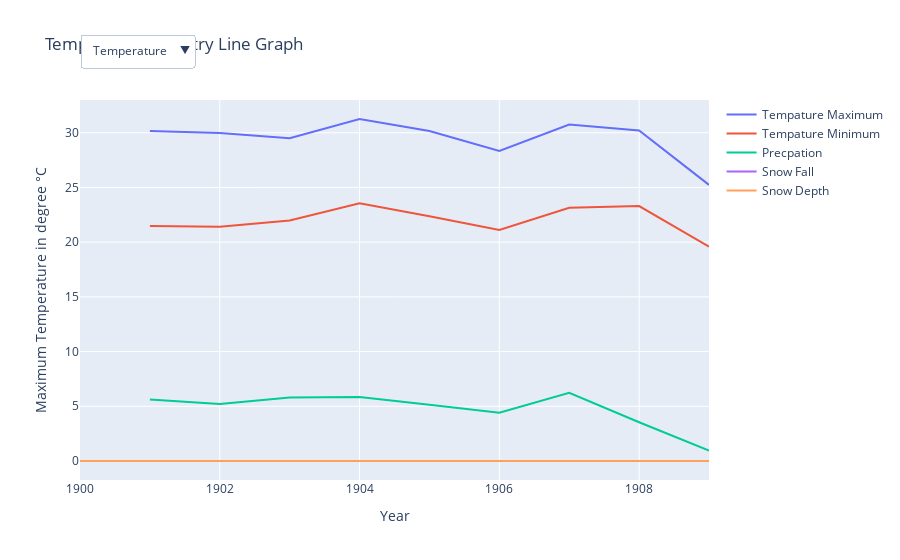

The notebook cell this image was saved under:
### Markdown cell above
### Trends
Are there discerbinle trends in temperature and precipitation over the given time period, globally and across different regions/countries?
Are there any extreme weather events that show a significant increase in frequency or itensity over time

### Code cell
# path to data
data_loc = r'Filtered Data\Data Aggregation'

# list to store DataFrame from each CSV file
dfs = {}

# loop through each file and add to list
for file in os.listdir(data_loc):
    if 'yearly' in file:
        key_dic = code_keydic()
        country, ext = file.split('.')
        country_name =  key_dic[country[-2:]]

        file_path = os.path.join(data_loc, file)
        df = pd.read_csv(file_path)
        dfs[country_name] = df

# dataframe to plot on graph and time values
year_value = list(range(1900, 2024))
final_dfs = pd.concat(list(dfs.values()), ignore_index=True)

# create traces for each line
tmax_traces, tmin_traces, precp_traces, snow_traces, snowD_traces= [], [], [], [], []

trace = go.Scatter(x=year_value, y=df['TMAX'], mode='lines', name='Tempature Maximum')
tmax_traces.append(trace)

trace = go.Scatter(x=year_value, y=df['TMIN'], mode='lines', name='Tempature Minimum')
tmin_traces.append(trace)

trace = go.Scatter(x=year_value, y=df['PRCP'], mode='lines', name='Precpation')
precp_traces.append(trace)

trace = go.Scatter(x=year_value, y=df['SNOW'], mode='lines', name='Snow Fall')
snow_traces.append(trace)

trace = go.Scatter(x=year_value, y=df['SNWD'], mode='lines', name='Snow Depth')
snowD_traces.append(trace)

# Define the initial data to be displayed
initial_traces = tmax_traces + tmin_traces + precp_traces + snow_traces + snowD_traces

# graph layout
graph_layout = go.Layout(title='Temperature Country Line Graph',
                         xaxis=dict(title='Year'),
                         yaxis=dict(title='Maximum Temperature in degree °C'),
                         updatemenus=[
                             dict(
                                 buttons=list([
                                     dict(label='Temperature',
                                          method='update',
                                          args=[{'visible': [True] * len(tmax_traces) + [True] * len(tmin_traces) + [False] * (len(initial_traces) - len(tmax_traces) - len(tmin_traces))},
                                                {'title': 'Maximum and Minimum Temperature',
                                                 'yaxis': {'title': 'Temperature in degree °C'}}]),
                                     
                                     dict(label='Precipitation',
                                          method='update',
                                          args=[{'visible': [False] * (len(tmax_traces) + len(tmin_traces)) + [True] * len(precp_traces) + [True] * len(snow_traces) + [True] * len(snowD_traces)},
                                                {'title': 'Precipitation',
                                                 'yaxis': {'title': 'Precipitation in mm'}}]),
                                 ]),
                                 direction='down',
                                 pad={'r': 10, 't': 10},
                                 showactive=True,
                                 x=0,
                                 xanchor='left',
                                 y=1.2,
                                 yanchor='top'
                             ),
                         ])
# Create the figure
fig = go.Figure(data=initial_traces, layout=graph_layout)

# Show the figure
fig.show()

### Figure 1 — Plotly figure (JSON) as saved in the notebook; plotly's stock layout.template omitted (floating-point values rounded to 4 significant figures)
{"data": [{"mode": "lines", "name": "Tempature Maximum", "type": "scatter", "x": [1900, 1901, 1902, 1903, 1904, 1905, 1906, 1907, 1908, 1909, 1910, 1911, 1912, 1913, 1914, 1915, 1916, 1917, 1918, 1919, 1920, 1921, 1922, 1923, 1924, 1925, 1926, 1927, 1928, 1929, 1930, 1931, 1932, 1933, 1934, 1935, 1936, 1937, 1938, 1939, 1940, 1941, 1942, 1943, 1944, 1945, 1946, 1947, 1948, 1949, 1950, 1951, 1952, 1953, 1954, 1955, 1956, 1957, 1958, 1959, 1960, 1961, 1962, 1963, 1964, 1965, 1966, 1967, 1968, 1969, 1970, 1971, 1972, 1973, 1974, 1975, 1976, 1977, 1978, 1979, 1980, 1981, 1982, 1983, 1984, 1985, 1986, 1987, 1988, 1989, 1990, 1991, 1992, 1993, 1994, 1995, 1996, 1997, 1998, 1999, 2000, 2001, 2002, 2003, 2004, 2005, 2006, 2007, 2008, 2009, 2010, 2011, 2012, 2013, 2014, 2015, 2016, 2017, 2018, 2019, 2020, 2021, 2022, 2023], "y": [null, 30.17, 29.98, 29.5, 31.26, 30.17, 28.34, 30.76, 30.2, 25.24]}, {"mode": "lines", "name": "Tempature Minimum", "type": "scatter", "x": [1900, 1901, 1902, 1903, 1904, 1905, 1906, 1907, 1908, 1909, 1910, 1911, 1912, 1913, 1914, 1915, 1916, 1917, 1918, 1919, 1920, 1921, 1922, 1923, 1924, 1925, 1926, 1927, 1928, 1929, 1930, 1931, 1932, 1933, 1934, 1935, 1936, 1937, 1938, 1939, 1940, 1941, 1942, 1943, 1944, 1945, 1946, 1947, 1948, 1949, 1950, 1951, 1952, 1953, 1954, 1955, 1956, 1957, 1958, 1959, 1960, 1961, 1962, 1963, 1964, 1965, 1966, 1967, 1968, 1969, 1970, 1971, 1972, 1973, 1974, 1975, 1976, 1977, 1978, 1979, 1980, 1981, 1982, 1983, 1984, 1985, 1986, 1987, 1988, 1989, 1990, 1991, 1992, 1993, 1994, 1995, 1996, 1997, 1998, 1999, 2000, 2001, 2002, 2003, 2004, 2005, 2006, 2007, 2008, 2009, 2010, 2011, 2012, 2013, 2014, 2015, 2016, 2017, 2018, 2019, 2020, 2021, 2022, 2023], "y": [null, 21.47, 21.42, 21.98, 23.55, 22.38, 21.11, 23.14, 23.3, 19.6]}, {"mode": "lines", "name": "Precpation", "type": "scatter", "x": [1900, 1901, 1902, 1903, 1904, 1905, 1906, 1907, 1908, 1909, 1910, 1911, 1912, 1913, 1914, 1915, 1916, 1917, 1918, 1919, 1920, 1921, 1922, 1923, 1924, 1925, 1926, 1927, 1928, 1929, 1930, 1931, 1932, 1933, 1934, 1935, 1936, 1937, 1938, 1939, 1940, 1941, 1942, 1943, 1944, 1945, 1946, 1947, 1948, 1949, 1950, 1951, 1952, 1953, 1954, 1955, 1956, 1957, 1958, 1959, 1960, 1961, 1962, 1963, 1964, 1965, 1966, 1967, 1968, 1969, 1970, 1971, 1972, 1973, 1974, 1975, 1976, 1977, 1978, 1979, 1980, 1981, 1982, 1983, 1984, 1985, 1986, 1987, 1988, 1989, 1990, 1991, 1992, 1993, 1994, 1995, 1996, 1997, 1998, 1999, 2000, 2001, 2002, 2003, 2004, 2005, 2006, 2007, 2008, 2009, 2010, 2011, 2012, 2013, 2014, 2015, 2016, 2017, 2018, 2019, 2020, 2021, 2022, 2023], "y": [null, 5.616, 5.216, 5.806, 5.853, 5.148, 4.404, 6.226, 3.543, 0.9611]}, {"mode": "lines", "name": "Snow Fall", "type": "scatter", "x": [1900, 1901, 1902, 1903, 1904, 1905, 1906, 1907, 1908, 1909, 1910, 1911, 1912, 1913, 1914, 1915, 1916, 1917, 1918, 1919, 1920, 1921, 1922, 1923, 1924, 1925, 1926, 1927, 1928, 1929, 1930, 1931, 1932, 1933, 1934, 1935, 1936, 1937, 1938, 1939, 1940, 1941, 1942, 1943, 1944, 1945, 1946, 1947, 1948, 1949, 1950, 1951, 1952, 1953, 1954, 1955, 1956, 1957, 1958, 1959, 1960, 1961, 1962, 1963, 1964, 1965, 1966, 1967, 1968, 1969, 1970, 1971, 1972, 1973, 1974, 1975, 1976, 1977, 1978, 1979, 1980, 1981, 1982, 1983, 1984, 1985, 1986, 1987, 1988, 1989, 1990, 1991, 1992, 1993, 1994, 1995, 1996, 1997, 1998, 1999, 2000, 2001, 2002, 2003, 2004, 2005, 2006, 2007, 2008, 2009, 2010, 2011, 2012, 2013, 2014, 2015, 2016, 2017, 2018, 2019, 2020, 2021, 2022, 2023], "y": [null, 0, 0, 0, 0, 0, 0, 0, 0, 0]}, {"mode": "lines", "name": "Snow Depth", "type": "scatter", "x": [1900, 1901, 1902, 1903, 1904, 1905, 1906, 1907, 1908, 1909, 1910, 1911, 1912, 1913, 1914, 1915, 1916, 1917, 1918, 1919, 1920, 1921, 1922, 1923, 1924, 1925, 1926, 1927, 1928, 1929, 1930, 1931, 1932, 1933, 1934, 1935, 1936, 1937, 1938, 1939, 1940, 1941, 1942, 1943, 1944, 1945, 1946, 1947, 1948, 1949, 1950, 1951, 1952, 1953, 1954, 1955, 1956, 1957, 1958, 1959, 1960, 1961, 1962, 1963, 1964, 1965, 1966, 1967, 1968, 1969, 1970, 1971, 1972, 1973, 1974, 1975, 1976, 1977, 1978, 1979, 1980, 1981, 1982, 1983, 1984, 1985, 1986, 1987, 1988, 1989, 1990, 1991, 1992, 1993, 1994, 1995, 1996, 1997, 1998, 1999, 2000, 2001, 2002, 2003, 2004, 2005, 2006, 2007, 2008, 2009, 2010, 2011, 2012, 2013, 2014, 2015, 2016, 2017, 2018, 2019, 2020, 2021, 2022, 2023], "y": [0, 0, 0, 0, 0, 0, 0, 0, 0, 0]}], "layout": {"title": {"text": "Temperature Country Line Graph"}, "updatemenus": [{"buttons": [{"args": [{"visible": [true, true, false, false, false]}, {"title": "Maximum and Minimum Temperature", "yaxis": {"title": "Temperature in degree °C"}}], "label": "Temperature", "method": "update"}, {"args": [{"visible": [false, false, true, true, true]}, {"title": "Precipitation", "yaxis": {"title": "Precipitation in mm"}}], "label": "Precipitation", "method": "update"}], "direction": "down", "pad": {"r": 10, "t": 10}, "showactive": true, "x": 0, "xanchor": "left", "y": 1.2, "yanchor": "top"}], "xaxis": {"title": {"text": "Year"}}, "yaxis": {"title": {"text": "Maximum Temperature in degree °C"}}}}
